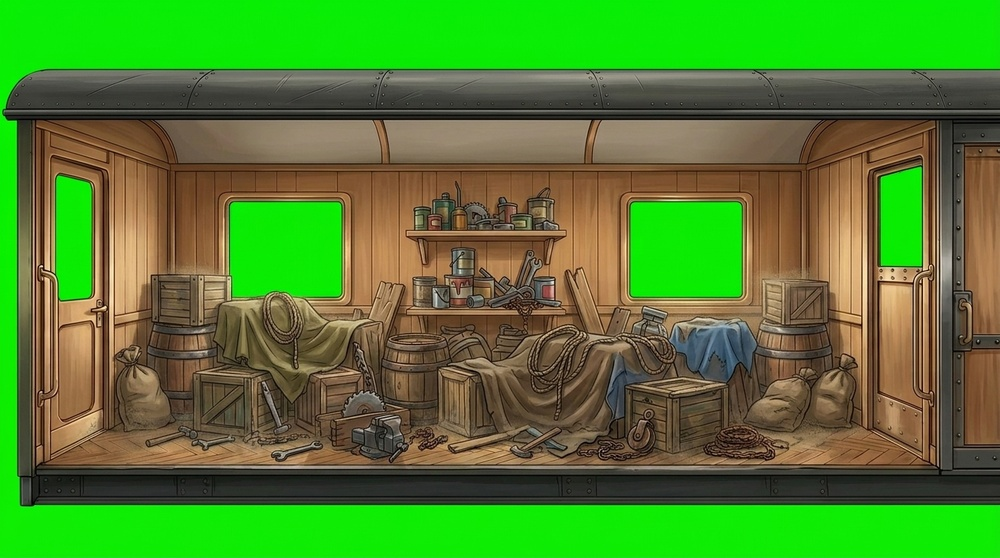
#> input picture IMG_4941.jpeg, 1000 x 558 px, shrunk from 1376 x 768 before the run
$ python key_out_green.py ../IMG_4941.jpeg ../IMG_4946.jpeg 1.0 1.0
#> lines starting #> are read from the running program, lines starting #| are printed output that depends on the picture
#!/usr/bin/env python3
"""Chroma-key green (#00FF00) -> transparence.

Usage: python3 tools/key_out_green.py in.png out.png [t_low] [t_high]

"Greenness" = g - max(r, b). Les pixels très verts (fenêtres + extérieur)
deviennent transparents ; bord adouci entre t_low et t_high. Despill léger
pour retirer le halo vert sur les contours.
"""
import sys
import numpy as np
from PIL import Image


def main():
    src, dst = sys.argv[1], sys.argv[2]
    t_low = float(sys.argv[3]) if len(sys.argv) > 3 else 30.0
    t_high = float(sys.argv[4]) if len(sys.argv) > 4 else 110.0

    img = Image.open(src).convert("RGB")
#> img is the input picture: PIL image 1000x558 RGB; mean R, G, B 80.4, 130, 46.9
    arr = img.numpy() if hasattr(img, "numpy") else np.asarray(img)
    arr = arr.astype(np.int16)
    r, g, b = arr[..., 0], arr[..., 1], arr[..., 2]
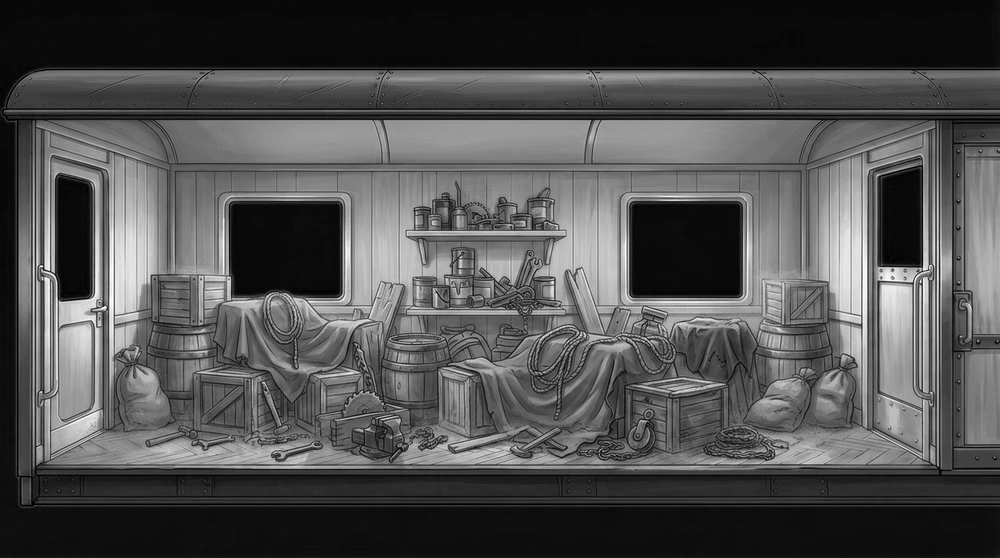
#> r: shape (558, 1000) int16; min 0, max 255, mean 80.4
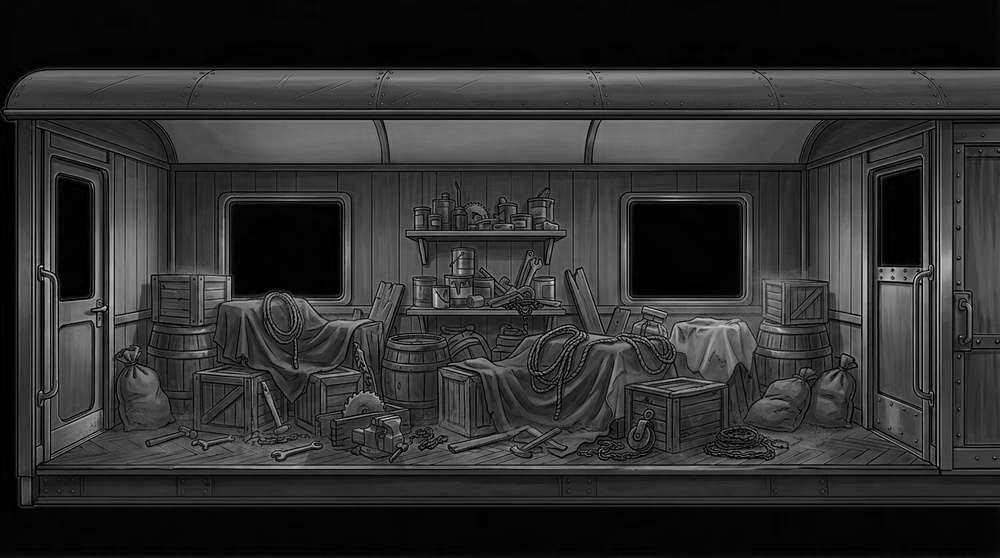
#> b: shape (558, 1000) int16; min 0, max 221, mean 46.9

    greenness = g - np.maximum(r, b)
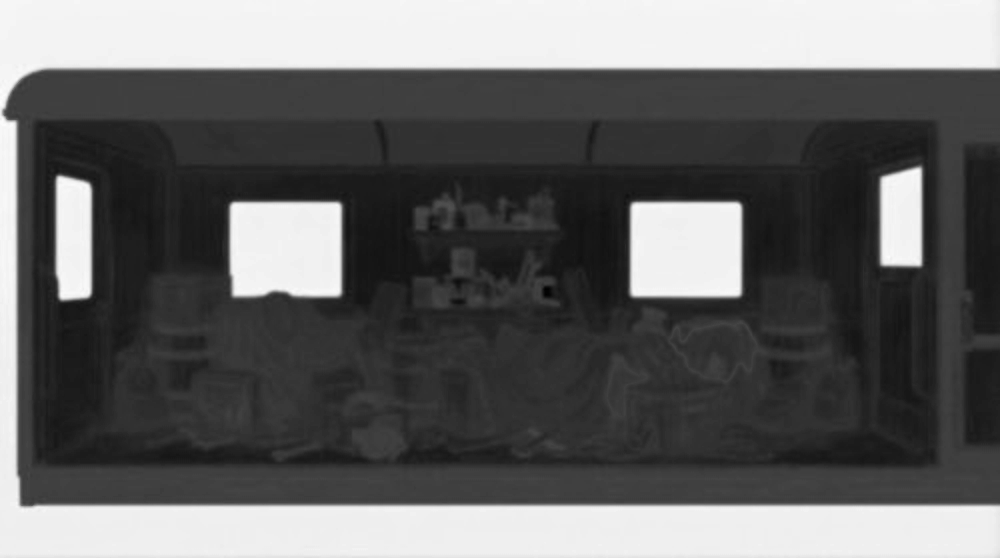
#> greenness: shape (558, 1000) int16; min -79, max 243, mean 49.3; drawn with min black and max white
    # alpha : 1 si peu vert (<=t_low), 0 si très vert (>=t_high), lin. entre.
    alpha = 1.0 - (greenness - t_low) / (t_high - t_low)
#> alpha: shape (558, 1000) float64; every value is NaN or infinite
    alpha = np.clip(alpha, 0.0, 1.0)
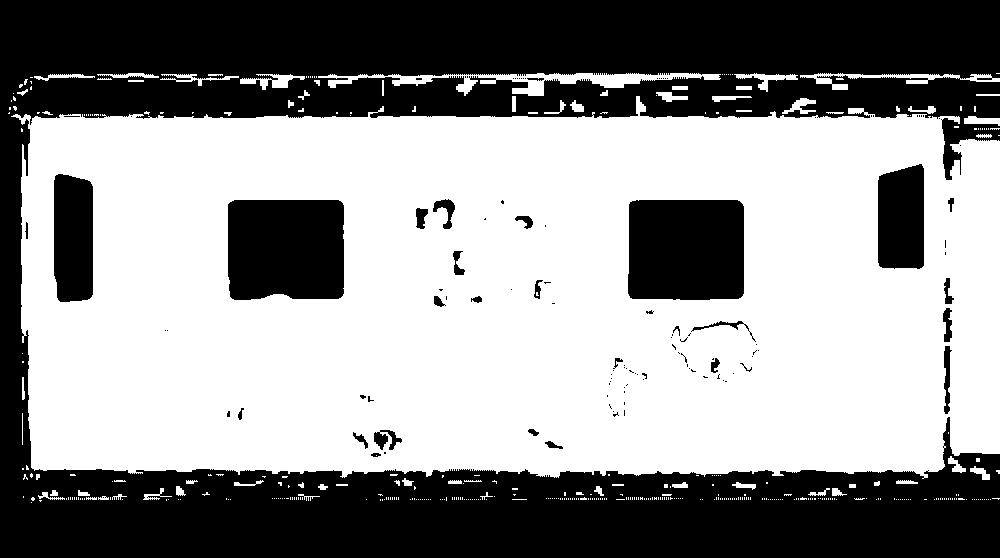
#> alpha: shape (558, 1000) float64; 6.89% of the values are NaN or infinite; the others: min 0, max 1, mean 0.614; drawn with min black, max white, NaN and infinite black

    # Despill : sur les pixels gardés, clamp g a max(r,b) pour tuer le halo.
    out = arr.copy()
    g_clamped = np.minimum(g, np.maximum(r, b))
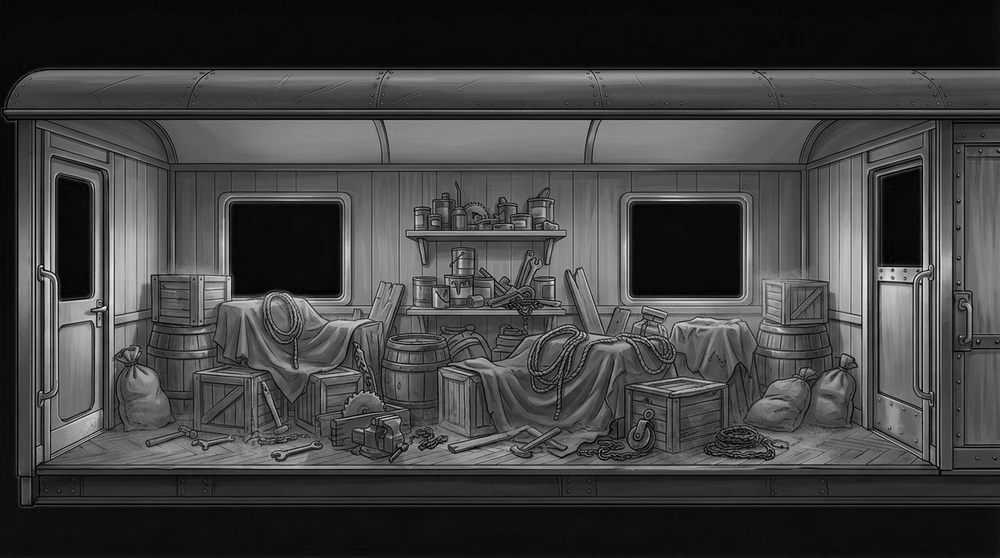
#> g_clamped: shape (558, 1000) int16; min 0, max 234, mean 65.6
    out[..., 1] = g_clamped
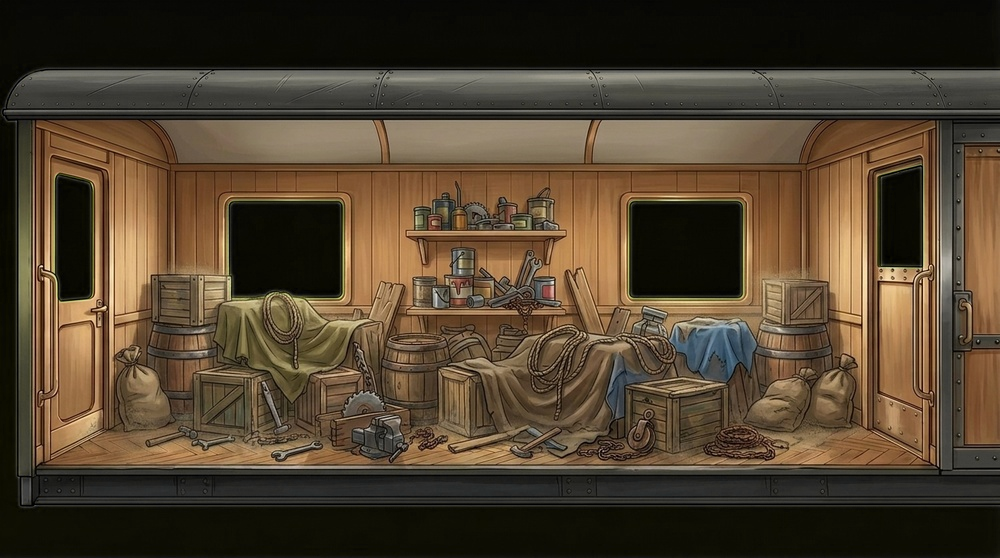
#> out: shape (558, 1000, 3) int16; mean R, G, B 80.4, 65.6, 46.9

    rgba = np.dstack([
        out[..., 0].astype(np.uint8),
        out[..., 1].astype(np.uint8),
        out[..., 2].astype(np.uint8),
        (alpha * 255).astype(np.uint8),
    ])
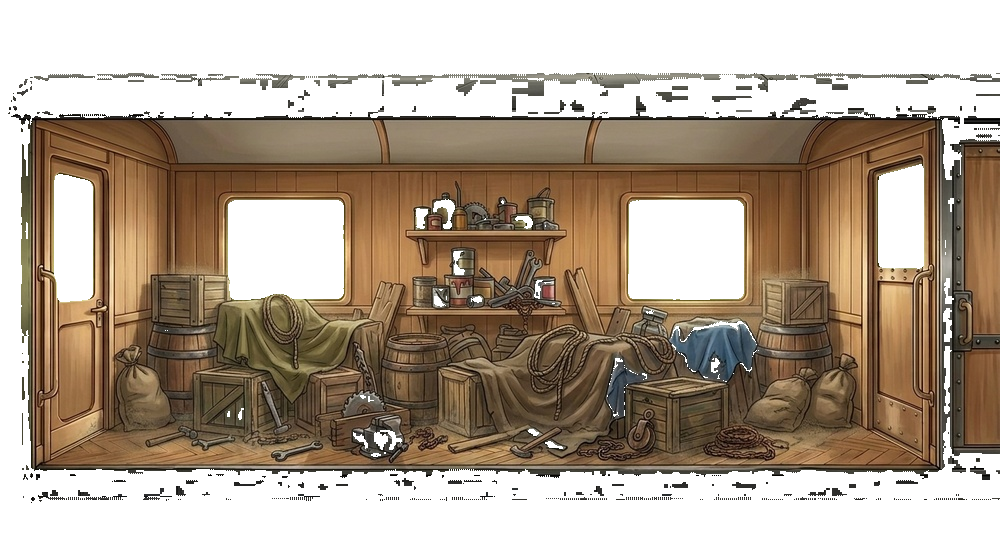
#> rgba: shape (558, 1000, 4); mean R, G, B, A 80.4, 65.6, 46.9, 145.8; transparent parts drawn white
    Image.fromarray(rgba, "RGBA").save(dst)
    kept = (alpha > 0.5).sum()
#> kept = 319006
    print(f"{dst}: {arr.shape[1]}x{arr.shape[0]}, {kept} px opaques "
          f"({100*kept/alpha.size:.0f}%)")
#| ../IMG_4946.jpeg: 1000x558, 319006 px opaques (57%)


if __name__ == "__main__":
    main()

$ run again, on IMG_4972.jpeg
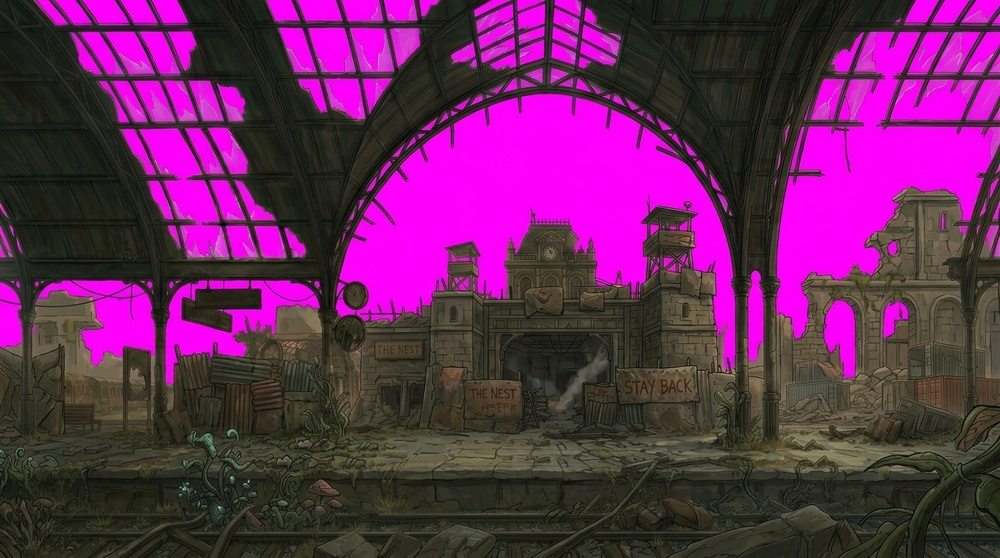
#> input picture IMG_4972.jpeg, 1000 x 558 px, shrunk from 1376 x 768 before the run
#> in main, img is the input picture: PIL image 1000x558 RGB; mean R, G, B 101.4, 39.4, 90.3
#> in main, `alpha = np.clip(alpha, 0.0, 1.0)`:
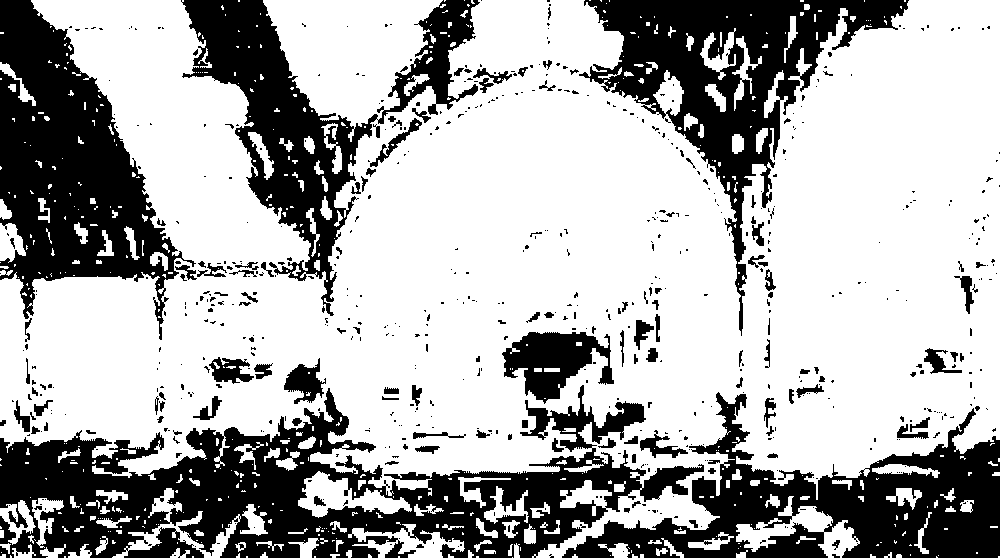
#> alpha: shape (558, 1000) float64; 11.34% of the values are NaN or infinite; the others: min 0, max 1, mean 0.77; drawn with min black, max white, NaN and infinite black
#> in main, `rgba = np.dstack([ out[..., 0].astype(np.uint8), out[..., 1].astype(np..`:
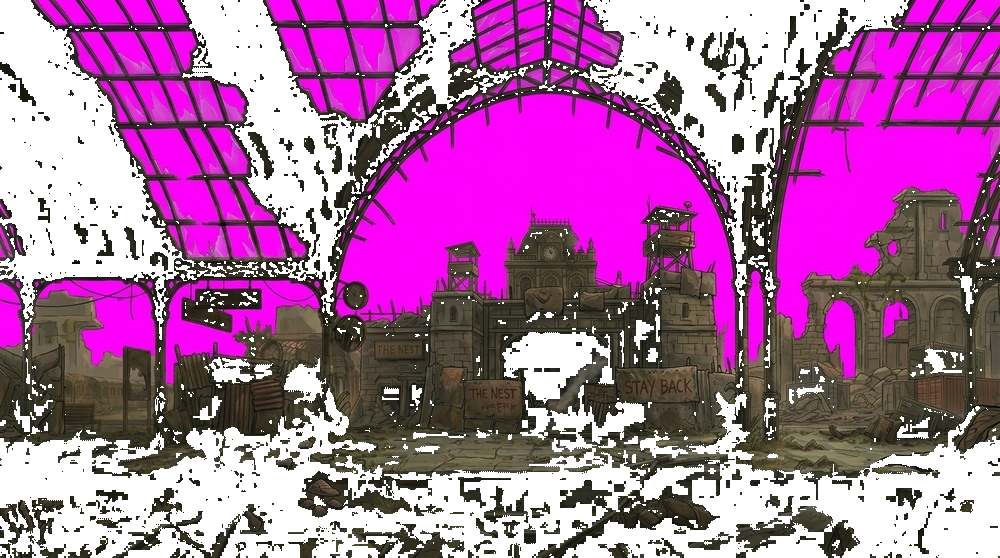
#> rgba: shape (558, 1000, 4); mean R, G, B, A 101.4, 38.6, 90.3, 174.1; transparent parts drawn white
#> kept = 380897
#| ../IMG_4972.jpeg: 1000x558, 380897 px opaques (68%)

$ run again, on IMG_4975.jpeg
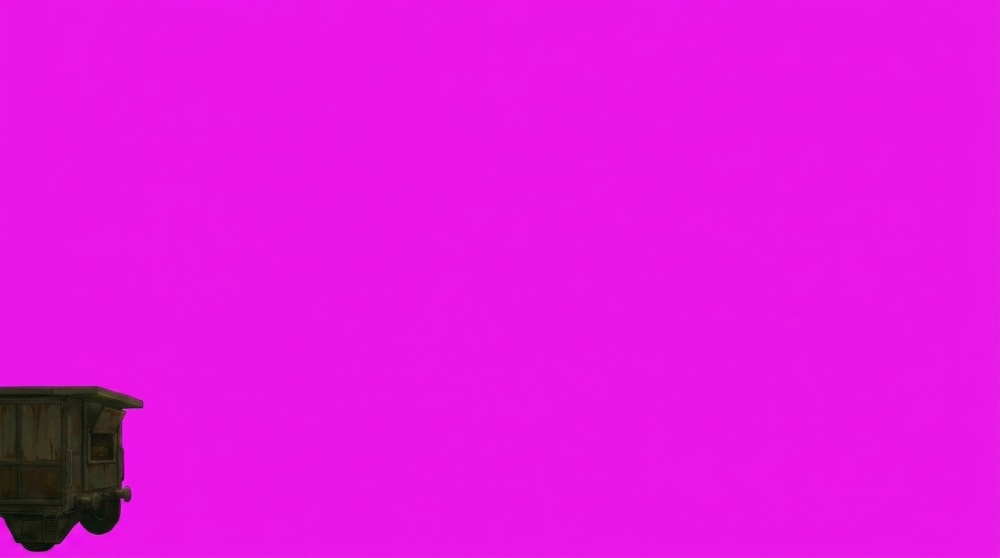
#> input picture IMG_4975.jpeg, 1000 x 558 px, shrunk from 1376 x 768 before the run
#> in main, img is the input picture: PIL image 1000x558 RGB; mean R, G, B 227.7, 22.2, 225.6
#> in main, `greenness = g - np.maximum(r, b)`:
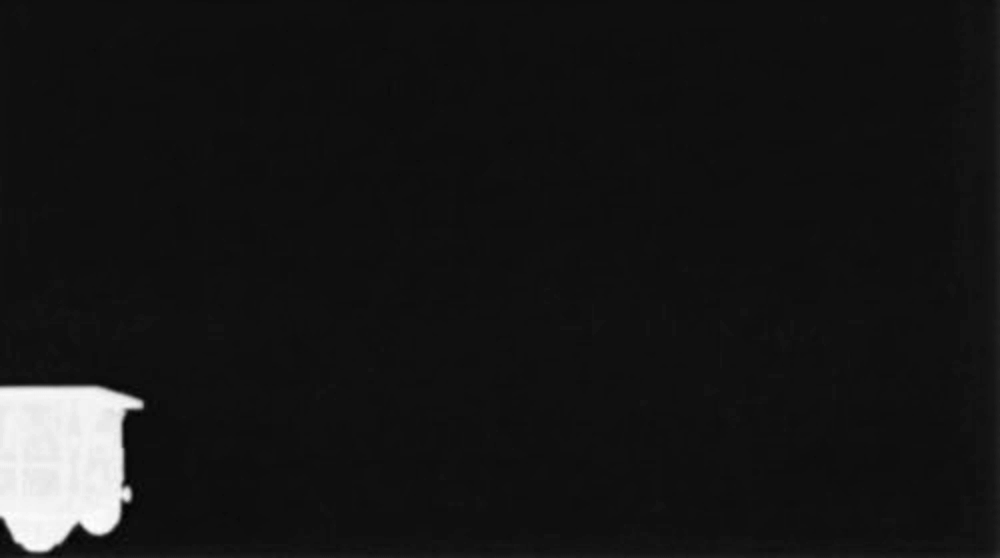
#> greenness: shape (558, 1000) int16; min -228, max 13, mean -205.5; drawn with min black and max white
#> in main, `alpha = np.clip(alpha, 0.0, 1.0)`:
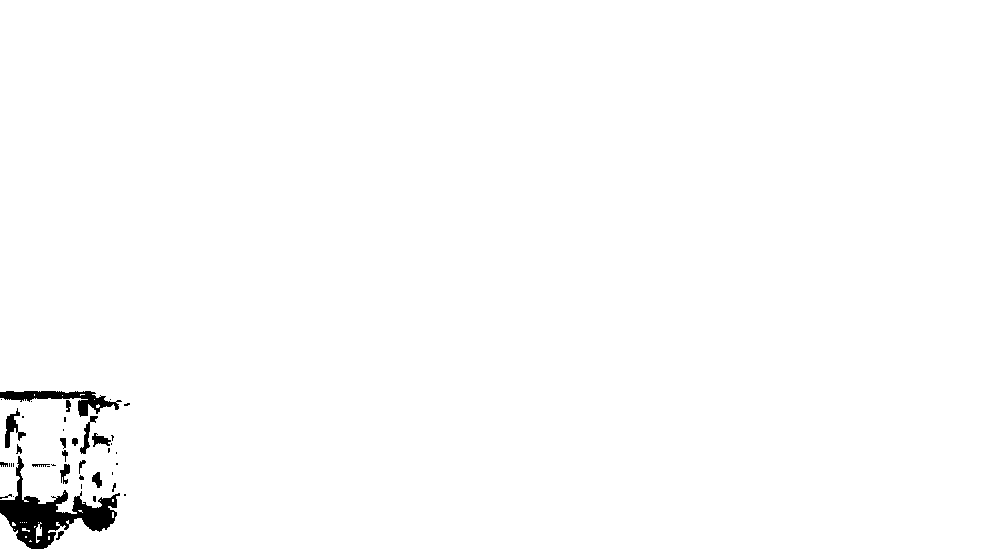
#> alpha: shape (558, 1000) float64; 0.33% of the values are NaN or infinite; the others: min 0, max 1, mean 0.992; drawn with min black, max white, NaN and infinite black
#> out: shape (558, 1000, 3) int16; mean R, G, B 227.7, 22.2, 225.6
#> kept = 551967
#| ../IMG_4975.jpeg: 1000x558, 551967 px opaques (99%)

$ run again, on IMG_4912.png
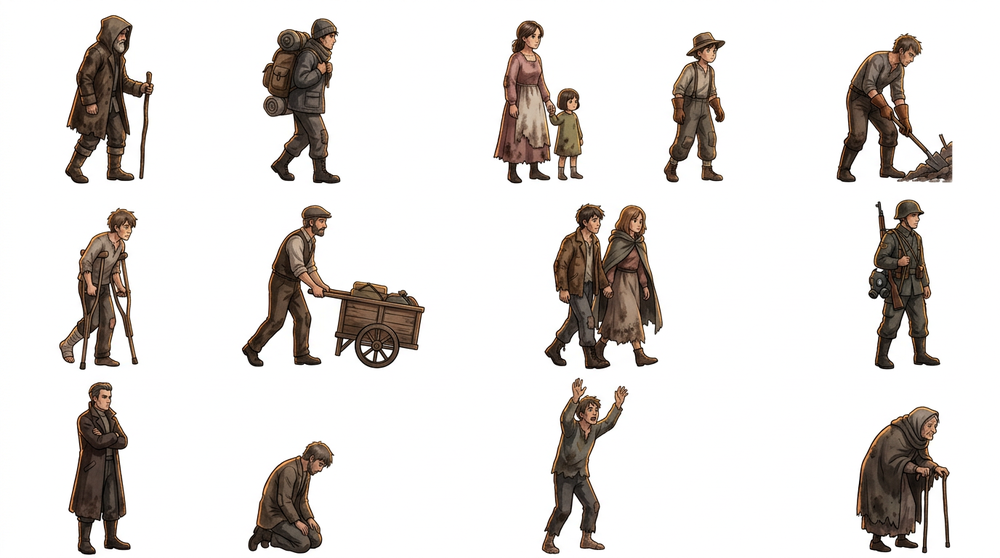
#> input picture IMG_4912.png, 1000 x 558 px, shrunk from 1376 x 768 before the run
#> in main, img is the input picture: PIL image 1000x558 RGB; mean R, G, B 224.5, 220.8, 218.3
#> in main, `alpha = np.clip(alpha, 0.0, 1.0)`:
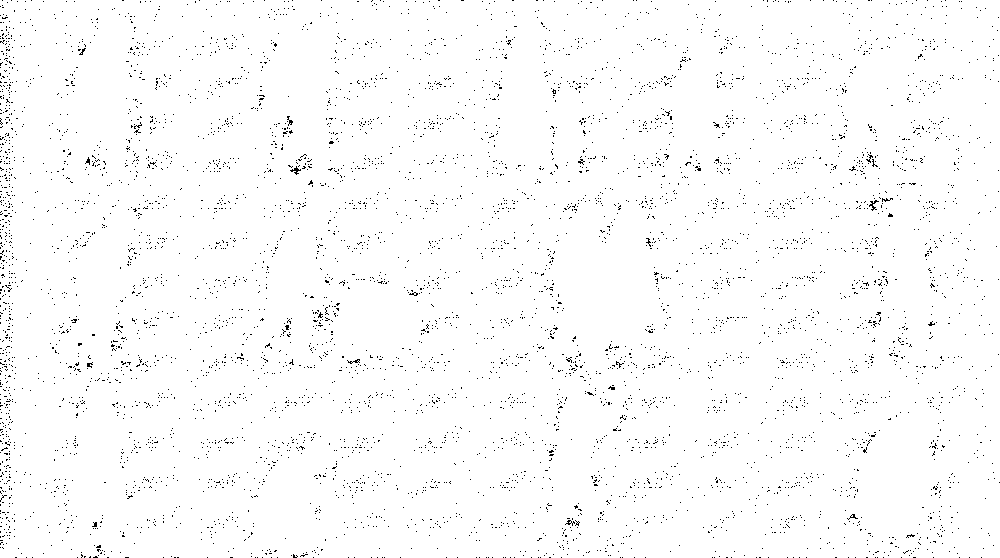
#> alpha: shape (558, 1000) float64; 1.59% of the values are NaN or infinite; the others: min 0, max 1, mean 0.999; drawn with min black, max white, NaN and infinite black
#> out: shape (558, 1000, 3) int16; mean R, G, B 224.5, 220.8, 218.3
#> kept = 548598
#| ../IMG_4912.png: 1000x558, 548598 px opaques (98%)
